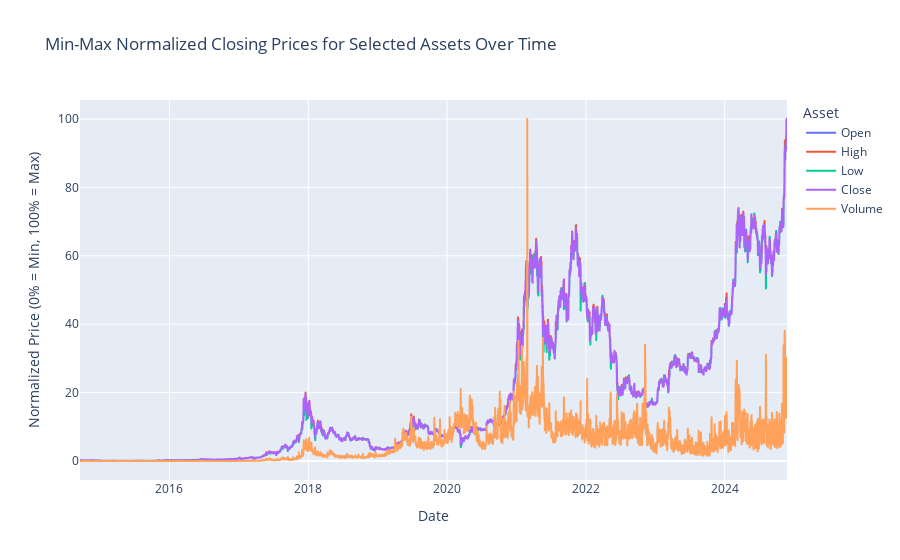

Notebook source saved alongside this figure:
### Code cell
if 'Datetime' in btc.columns:
    btc.rename(columns={'Datetime': 'Date'}, inplace=True)
    btc = btc.drop(columns="Volume")

print(btc)

# Perform min-max normalization for each asset
normalized_prices = btc.copy() #closed_prices, crypto_df, non_crypto_df, btc, compiled



# Exclude the 'Date' column during normalization
for col in normalized_prices.columns[1:]:
    min_price = normalized_prices[col].min()
    max_price = normalized_prices[col].max()
    normalized_prices[col] = ((normalized_prices[col] - min_price) / (max_price - min_price)) * 100

# Melt the DataFrame to long format
normalized_prices_melted = normalized_prices.melt(id_vars='Date', var_name='Asset', value_name='Normalized Price')

# Create the line plot
fig = px.line(
    normalized_prices_melted,
    x='Date',
    y='Normalized Price',
    color='Asset',
    labels={'Normalized Price': 'Normalized Price (0% = Min, 100% = Max)', 'Date': 'Date', 'Asset': 'Asset'},
    title='Min-Max Normalized Closing Prices for Selected Assets Over Time'
)

# Show the plot
fig.show()
btc.rename(columns={'Close': 'Bitcoin Close'}, inplace=True)
print(btc)

### Figure 1 — Plotly figure (JSON) as saved in the notebook; plotly's stock layout.template omitted (floating-point values rounded to 4 significant figures; data arrays with more than 128 entries replaced by an {"elided": "..."} marker saying what was removed)
{"data": [{"hovertemplate": "Asset=Open<br>Date=%{x}<br>Normalized Price (0% = Min, 100% = Max)=%{y}<extra></extra>", "legendgroup": "Open", "line": {"color": "#636efa", "dash": "solid"}, "marker": {"symbol": "circle"}, "mode": "lines", "name": "Open", "showlegend": true, "type": "scattergl", "x": {"elided": "3722 str values"}, "xaxis": "x", "y": {"elided": "3722 float values"}, "yaxis": "y"}, {"hovertemplate": "Asset=High<br>Date=%{x}<br>Normalized Price (0% = Min, 100% = Max)=%{y}<extra></extra>", "legendgroup": "High", "line": {"color": "#EF553B", "dash": "solid"}, "marker": {"symbol": "circle"}, "mode": "lines", "name": "High", "showlegend": true, "type": "scattergl", "x": {"elided": "3722 str values"}, "xaxis": "x", "y": {"elided": "3722 float values"}, "yaxis": "y"}, {"hovertemplate": "Asset=Low<br>Date=%{x}<br>Normalized Price (0% = Min, 100% = Max)=%{y}<extra></extra>", "legendgroup": "Low", "line": {"color": "#00cc96", "dash": "solid"}, "marker": {"symbol": "circle"}, "mode": "lines", "name": "Low", "showlegend": true, "type": "scattergl", "x": {"elided": "3722 str values"}, "xaxis": "x", "y": {"elided": "3722 float values"}, "yaxis": "y"}, {"hovertemplate": "Asset=Close<br>Date=%{x}<br>Normalized Price (0% = Min, 100% = Max)=%{y}<extra></extra>", "legendgroup": "Close", "line": {"color": "#ab63fa", "dash": "solid"}, "marker": {"symbol": "circle"}, "mode": "lines", "name": "Close", "showlegend": true, "type": "scattergl", "x": {"elided": "3722 str values"}, "xaxis": "x", "y": {"elided": "3722 float values"}, "yaxis": "y"}, {"hovertemplate": "Asset=Volume<br>Date=%{x}<br>Normalized Price (0% = Min, 100% = Max)=%{y}<extra></extra>", "legendgroup": "Volume", "line": {"color": "#FFA15A", "dash": "solid"}, "marker": {"symbol": "circle"}, "mode": "lines", "name": "Volume", "showlegend": true, "type": "scattergl", "x": {"elided": "3722 str values"}, "xaxis": "x", "y": {"elided": "3722 float values"}, "yaxis": "y"}], "layout": {"legend": {"title": {"text": "Asset"}, "tracegroupgap": 0}, "title": {"text": "Min-Max Normalized Closing Prices for Selected Assets Over Time"}, "xaxis": {"anchor": "y", "domain": [0, 1], "title": {"text": "Date"}}, "yaxis": {"anchor": "x", "domain": [0, 1], "title": {"text": "Normalized Price (0% = Min, 100% = Max)"}}}}
